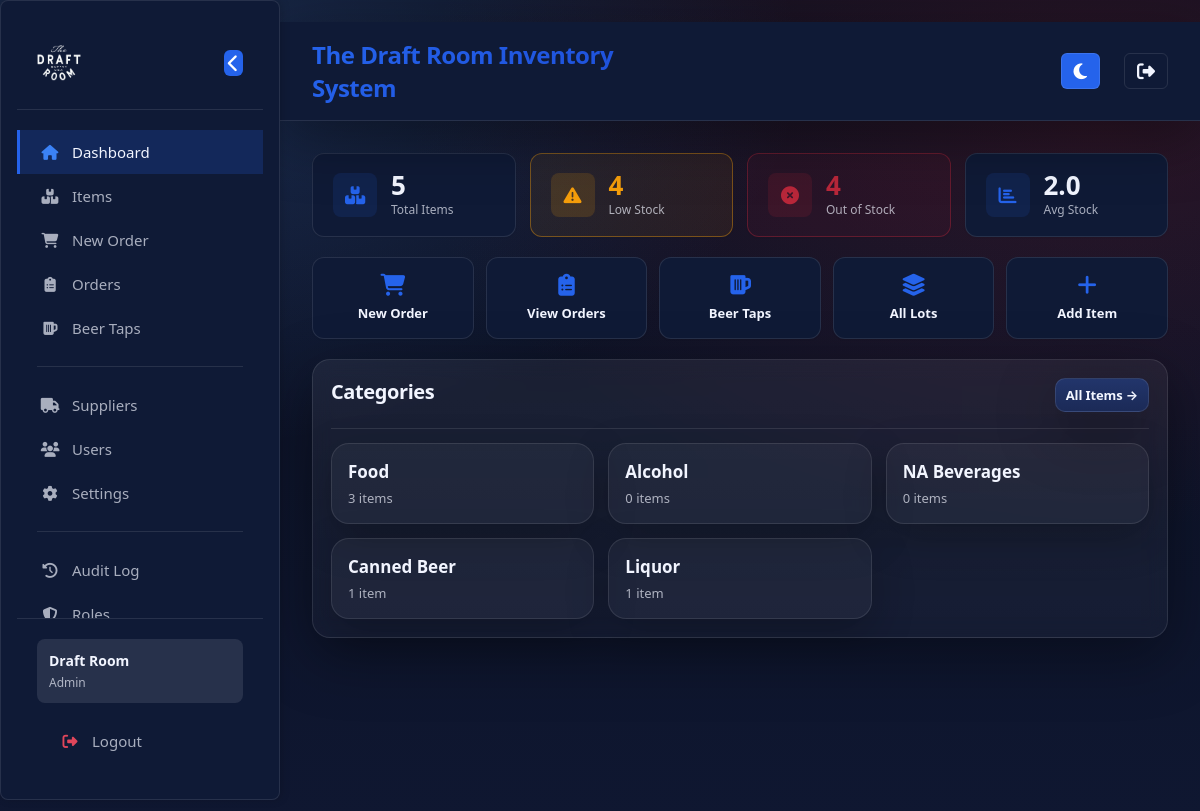
The page / (signed in) on the database its author committed.
### app.py (models this page shows, shortened)
class User(db.Model):
    __tablename__ = "users"
    id = db.Column(db.Integer, primary_key=True)
    username = db.Column(db.String(80), unique=True, nullable=False)
    first_name = db.Column(db.String(80), nullable=True)
    last_name = db.Column(db.String(80), nullable=True)
    password_hash = db.Column(db.String(255), nullable=False)
    role = db.Column(db.String(20), nullable=False, default="staff")  # Backward compatibility
    role_id = db.Column(db.Integer, db.ForeignKey('roles.id'), nullable=True)  # New: reference to Role
    is_active = db.Column(db.Boolean, nullable=False, default=True)
    created_at = db.Column(db.DateTime, nullable=False, default=utcnow)
    role_obj = db.relationship('Role', backref='users')
    def display_name(self) -> str:
        full = f"{(self.first_name or '').strip()} {(self.last_name or '').strip()}".strip()
        return full if full else self.username
    def get_role_name(self):
        if self.role_obj:
            return self.role_obj.name
        return self.role

### app.py (the view)
@app.get("/")
def dashboard():
    guard = require_view_access()
    if guard:
        return guard
    counts = db.session.query(Item.category, func.count(Item.id)).group_by(Item.category).all()
    counts_map = {c: int(n) for (c, n) in counts}
    categories = [{"name": cat, "count": counts_map.get(cat, 0)} for cat in CATEGORY_ORDER]
    extras = sorted([c for c in counts_map.keys() if c not in CATEGORY_ORDER])
    for cat in extras:
        categories.append({"name": cat, "count": counts_map.get(cat, 0)})
    total_items = Item.query.count()
    low_stock_items = Item.query.filter(Item.on_hand_count < 5).count()
    items_needing_order = Item.query.filter(Item.on_hand_count == 0).count()
    average_stock = db.session.query(func.avg(Item.on_hand_count)).scalar() or 0
    order_analytics = {
        "total_items": total_items,
        "low_stock": low_stock_items,
        "out_of_stock": items_needing_order,
        "avg_stock": round(float(average_stock), 1)
    }
    return render_template("dashboard.html", categories=categories, order_analytics=order_analytics)

### app.py (called while the page is built)
@app.after_request
def add_security_headers_response(response):
    response.headers["X-Frame-Options"] = "SAMEORIGIN"
    response.headers["X-XSS-Protection"] = "1; mode=block"
    response.headers["X-Content-Type-Options"] = "nosniff"
    response.headers["Content-Security-Policy"] = (
        "default-src 'self'; "
        "script-src 'self' 'unsafe-inline' https://cdnjs.cloudflare.com; "
        "style-src 'self' 'unsafe-inline' https://cdnjs.cloudflare.com; "
        "font-src 'self' https://cdnjs.cloudflare.com; "
        "img-src 'self' data:; "
        "connect-src 'self'; "
        "frame-ancestors 'self'"
    )
    response.headers["Referrer-Policy"] = "strict-origin-when-cross-origin"
    response.headers["Permissions-Policy"] = (
        "geolocation=(), "
        "microphone=(), "
        "camera=(), "
        "payment=()"
    )
    return response

def utcnow() -> datetime:
    return datetime.now(timezone.utc)

def current_user() -> Optional["User"]:
    uid = session.get("user_id")
    if not uid:
        return None
    try:
        return User.query.get(int(uid))
    except Exception:
        return None

def current_user_role() -> str:
    if session.get("break_glass_admin") is True:
        return "admin"
    u = current_user()
    if not u:
        return ""
    return (u.role or "").lower()

def is_logged_in() -> bool:
    return (session.get("break_glass_admin") is True) or (session.get("user_id") is not None)

def can_manage_users() -> bool:
    u = current_user()
    if not u:
        return False
    if session.get("break_glass_admin") is True:
        return True
    if u.role_id:
        role = Role.query.get(u.role_id)
        if role and role.is_admin:
            return True
    if u.role == "admin":
        return True
    return False

def can_edit_inventory() -> bool:
    u = current_user()
    if not u:
        return False
    if session.get("break_glass_admin") is True:
        return True
    if u.role_id:
        role = Role.query.get(u.role_id)
        if role and role.has_permission("can_edit_items"):
            return True
    if u.role == "admin":
        return True
    return False

def require_view_access():
    if not is_logged_in():
        return redirect("/login")
    if session.get("break_glass_admin") is True:
        return None
    if not can_view_inventory():
        session.clear()
        flash("Access denied.", "error")
        return redirect("/login")
    return None

### templates/dashboard.html
{% extends "base.html" %}
{% block content %}
<div class="dash-stats">
  <div class="dash-stat">
    <div class="dash-stat-icon"><i class="fas fa-boxes"></i></div>
    <div>
      <div class="dash-stat-val">{{ order_analytics.total_items }}</div>
      <div class="dash-stat-lbl">Total Items</div>
    </div>
  </div>
  <a href="/order" class="dash-stat {% if order_analytics.low_stock > 0 %}dash-stat-warn{% endif %}">
    <div class="dash-stat-icon"><i class="fas fa-exclamation-triangle"></i></div>
    <div>
      <div class="dash-stat-val">{{ order_analytics.low_stock }}</div>
      <div class="dash-stat-lbl">Low Stock</div>
    </div>
  </a>
  <a href="/order" class="dash-stat {% if order_analytics.out_of_stock > 0 %}dash-stat-danger{% endif %}">
    <div class="dash-stat-icon"><i class="fas fa-times-circle"></i></div>
    <div>
      <div class="dash-stat-val">{{ order_analytics.out_of_stock }}</div>
      <div class="dash-stat-lbl">Out of Stock</div>
    </div>
  </a>
  <div class="dash-stat">
    <div class="dash-stat-icon"><i class="fas fa-chart-bar"></i></div>
    <div>
      <div class="dash-stat-val">{{ order_analytics.avg_stock }}</div>
      <div class="dash-stat-lbl">Avg Stock</div>
    </div>
  </div>
</div>
<div class="quick-actions">
  <a href="/order" class="quick-btn">
    <i class="fas fa-shopping-cart"></i>
    <span>New Order</span>
  </a>
  <a href="/orders" class="quick-btn">
    <i class="fas fa-clipboard-list"></i>
    <span>View Orders</span>
  </a>
  <a href="/beers/dashboard" class="quick-btn">
    <i class="fas fa-beer"></i>
    <span>Beer Taps</span>
  </a>
  <a href="/lots" class="quick-btn">
    <i class="fas fa-layer-group"></i>
    <span>All Lots</span>
  </a>
  {% if can_edit_inventory %}
  <a href="/items/new" class="quick-btn">
    <i class="fas fa-plus"></i>
    <span>Add Item</span>
  </a>
  {% endif %}
</div>
<section class="card">
  <div class="cardhead">
    <h2>Categories</h2>
    <a class="btn small" href="/items">All Items →</a>
  </div>
  <div class="grid3">
    {% for c in categories %}
      <a class="tile" href="/category/{{ c.name }}">
        <div class="tile-title">{{ c.name }}</div>
        <div class="tile-sub">{{ c.count }} item{{ 's' if c.count != 1 else '' }}</div>
      </a>
    {% else %}
      <p class="muted">No categories yet. <a href="/items/new">Add your first item.</a></p>
    {% endfor %}
  </div>
</section>
{% endblock %}

### templates/base.html (shortened to what this page needs)
<!DOCTYPE html>
<html lang="en">
<head>
  <link rel="stylesheet" href="/static/style.css">
  <link rel="stylesheet" href="https://cdnjs.cloudflare.com/ajax/libs/font-awesome/6.4.0/css/all.min.css">
</head>
<body>
  <aside class="sidebar" id="sidebar">
    <div class="sidebar-header">
      <h2 class="sidebar-brand">
        <img src="{{ url_for('static', filename='favicon.svg') }}" alt="Draft Room Logo" class="sidebar-logo">
      </h2>
      <button class="sidebar-toggle" id="sidebarToggle" title="Collapse sidebar">
        <i class="fas fa-chevron-left"></i>
      </button>
    </div>
    <nav class="sidebar-nav">
      <a href="/" class="nav-item {% if request.path == '/' %}active{% endif %}" data-tooltip="Dashboard">
        <i class="fas fa-home"></i>
        <span>Dashboard</span>
      </a>
      <a href="/items" class="nav-item {% if request.path.startswith('/items') or request.path.startswith('/category') %}active{% endif %}" data-tooltip="Items">
        <i class="fas fa-boxes"></i>
        <span>Items</span>
      </a>
      <a href="/order" class="nav-item {% if request.path == '/order' %}active{% endif %}" data-tooltip="New Order">
        <i class="fas fa-shopping-cart"></i>
        <span>New Order</span>
      </a>
      <a href="/orders" class="nav-item {% if request.path.startswith('/orders') or (request.path.startswith('/order/') and request.path != '/order') %}active{% endif %}" data-tooltip="View Orders">
        <i class="fas fa-clipboard-list"></i>
        <span>Orders</span>
      </a>
      <a href="/beers/dashboard" class="nav-item {% if '/beers' in request.path %}active{% endif %}" data-tooltip="Beer Taps">
        <i class="fas fa-beer"></i>
        <span>Beer Taps</span>
      </a>
      {% if can_edit_inventory %}
      <hr class="nav-divider">
      <a href="/suppliers" class="nav-item {% if '/suppliers' in request.path %}active{% endif %}" data-tooltip="Suppliers">
        <i class="fas fa-truck"></i>
        <span>Suppliers</span>
      </a>
      <a href="/users" class="nav-item {% if '/users' in request.path %}active{% endif %}" data-tooltip="Users">
        <i class="fas fa-users"></i>
        <span>Users</span>
      </a>
      <a href="/settings" class="nav-item {% if request.path.startswith('/settings') %}active{% endif %}" data-tooltip="Settings">
        <i class="fas fa-cog"></i>
        <span>Settings</span>
      </a>
      {% endif %}
      {% if can_manage_users %}
      <hr class="nav-divider">
      <a href="/audit" class="nav-item {% if '/audit' in request.path %}active{% endif %}" data-tooltip="Audit Log">
        <i class="fas fa-history"></i>
        <span>Audit Log</span>
      </a>
      <a href="/admin/roles" class="nav-item {% if '/admin/roles' in request.path %}active{% endif %}" data-tooltip="Roles">
        <i class="fas fa-shield-alt"></i>
        <span>Roles</span>
      </a>
      {% endif %}
    </nav>
    <div class="sidebar-footer">
      {% if current_user %}
      <div class="user-info">
        <div class="user-name">
          {% if current_user.first_name or current_user.last_name %}
            {{ current_user.first_name }} {{ current_user.last_name }}
          {% else %}
            {{ current_user.username }}
          {% endif %}
        </div>
        <div class="user-role">{{ auth_role_name.title() if auth_role_name else 'User' }}</div>
      </div>
      {% endif %}
      <a href="/logout" class="nav-item logout" data-tooltip="Logout">
        <i class="fas fa-sign-out-alt"></i>
        <span>Logout</span>
      </a>
    </div>
  </aside>
  <main class="main-content">
    <header class="topbar">
      <div class="topbar-brand">
        <h1>The Draft Room Inventory System</h1>
      </div>
      <button class="theme-toggle" id="themeToggle" title="Toggle light/dark theme">
      </button>
      <a href="/logout" class="logout-btn" title="Logout">
        <i class="fas fa-sign-out-alt"></i>
      </a>
    </header>
    <div class="page-content">
      {% block content %}{% endblock %}
    </div>
  </main>
</body>
</html>

### rows shown on the page
User: first_name "Draft", last_name "Room", role "Admin"

### other values the page prints
{{ order_analytics.total_items }} "5"
{{ order_analytics.low_stock }} "4"
{{ order_analytics.out_of_stock }} "4"
{{ order_analytics.avg_stock }} "2.0"
{{ c.name }} "Food" "Alcohol" "NA Beverages" "Canned Beer" "Liquor"
{{ c.count }} "3" "0" "0" "1" "1"
{{ 's' if c.count != 1 else '' }} "s" "s" "s"
